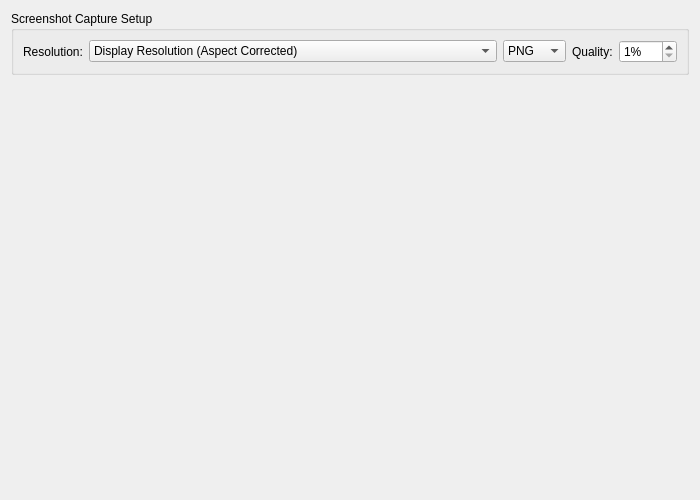
<?xml version="1.0" encoding="UTF-8"?>
<ui version="4.0">
 <class>GraphicsMediaCaptureSettingsTab</class>
 <widget class="QWidget" name="GraphicsMediaCaptureSettingsTab">
  <property name="geometry">
   <rect>
    <x>0</x>
    <y>0</y>
    <width>700</width>
    <height>500</height>
   </rect>
  </property>
  <property name="windowTitle">
   <string/>
  </property>
  <layout class="QVBoxLayout" name="verticalLayout">
   <item>
    <widget class="QGroupBox" name="screenshotGroupBox">
     <property name="title">
      <string>Screenshot Capture Setup</string>
     </property>
     <layout class="QGridLayout" name="gridLayout_2">
      <item row="0" column="0">
       <layout class="QHBoxLayout" name="screenshotLayout" stretch="0,1,0,0,0">
        <item>
         <widget class="QLabel" name="screenshotSizeLabel">
          <property name="text">
           <string>Resolution:</string>
          </property>
          <property name="buddy">
           <cstring>screenshotSize</cstring>
          </property>
         </widget>
        </item>
        <item>
         <widget class="QComboBox" name="screenshotSize">
          <property name="sizePolicy">
           <sizepolicy hsizetype="Expanding" vsizetype="Fixed">
            <horstretch>0</horstretch>
            <verstretch>0</verstretch>
           </sizepolicy>
          </property>
          <item>
           <property name="text">
            <string>Display Resolution (Aspect Corrected)</string>
           </property>
          </item>
          <item>
           <property name="text">
            <string>Internal Resolution (Aspect Corrected)</string>
           </property>
          </item>
          <item>
           <property name="text">
            <string>Internal Resolution (No Aspect Correction)</string>
           </property>
          </item>
         </widget>
        </item>
        <item>
         <widget class="QComboBox" name="screenshotFormat">
          <item>
           <property name="text">
            <string>PNG</string>
           </property>
          </item>
          <item>
           <property name="text">
            <string>JPEG</string>
           </property>
          </item>
          <item>
           <property name="text">
            <string>WebP</string>
           </property>
          </item>
         </widget>
        </item>
        <item>
         <widget class="QLabel" name="screenshotQualityLabel">
          <property name="text">
           <string>Quality:</string>
          </property>
          <property name="buddy">
           <cstring>screenshotQuality</cstring>
          </property>
         </widget>
        </item>
        <item>
         <widget class="QSpinBox" name="screenshotQuality">
          <property name="suffix">
           <string>%</string>
          </property>
          <property name="minimum">
           <number>1</number>
          </property>
          <property name="maximum">
           <number>100</number>
          </property>
         </widget>
        </item>
       </layout>
      </item>
     </layout>
    </widget>
   </item>
   <item>
    <spacer name="verticalSpacer">
     <property name="orientation">
      <enum>Qt::Orientation::Vertical</enum>
     </property>
     <property name="sizeHint" stdset="0">
      <size>
       <width>20</width>
       <height>0</height>
      </size>
     </property>
    </spacer>
   </item>
  </layout>
 </widget>
 <tabstops>
  <tabstop>screenshotSize</tabstop>
  <tabstop>screenshotFormat</tabstop>
  <tabstop>screenshotQuality</tabstop>
 </tabstops>
 <resources/>
 <connections/>
</ui>
